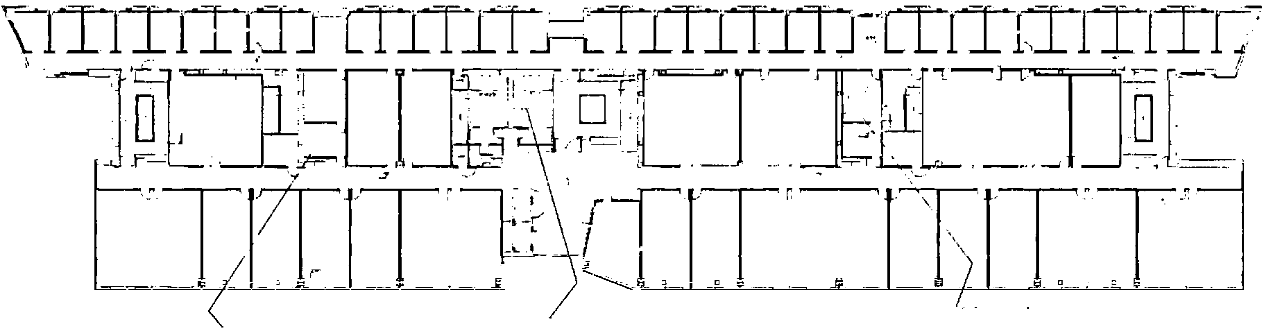
#> input picture cv-floorplan/originaldfp_E2_3.png, 1262 x 335 px
$ python test.py
#> lines starting #> are read from the running program, lines starting #| are printed output that depends on the picture
import cv2
import matplotlib.pyplot as plt
import numpy as np
from skimage.morphology import skeletonize
from itertools import combinations

def line_intersection(line1, line2):
    xdiff = (line1[0][0] - line1[1][0], line2[0][0] - line2[1][0])
    ydiff = (line1[0][1] - line1[1][1], line2[0][1] - line2[1][1])

    def det(a, b):
        return a[0] * b[1] - a[1] * b[0]

    div = det(xdiff, ydiff)
    if div == 0:
       return None  # No intersection

    d = (det(*line1), det(*line2))
    x = det(d, xdiff) / div
    y = det(d, ydiff) / div
    return x, y


img_bgr = cv2.imread('originaldfp_E2_3.png',1)
#> img_bgr is the input picture: shape (335, 1262, 3); min 0, max 255, mean 235.9
img = cv2.cvtColor(img_bgr,cv2.COLOR_BGR2GRAY)

_,img = cv2.threshold(img,10,1,cv2.THRESH_BINARY_INV)
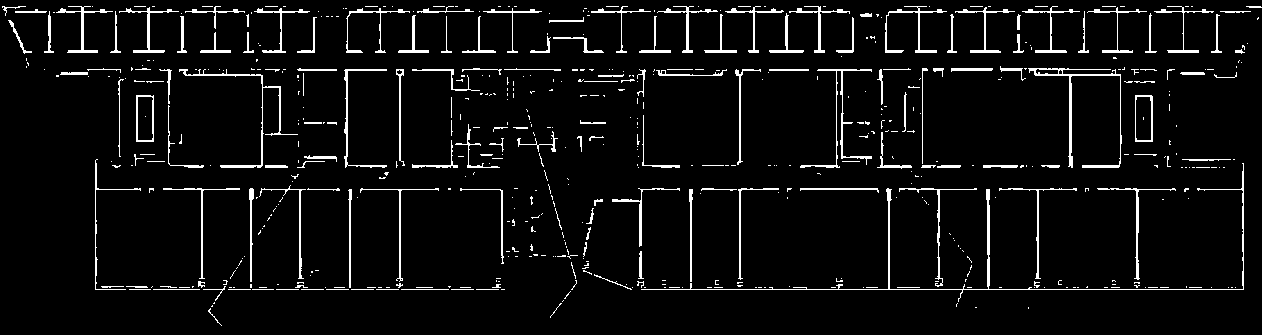
#> img: shape (335, 1262); values 0 (black) and 1 (white), 5.3% white in thin lines or dots

skeleton = skeletonize(img,method='lee')
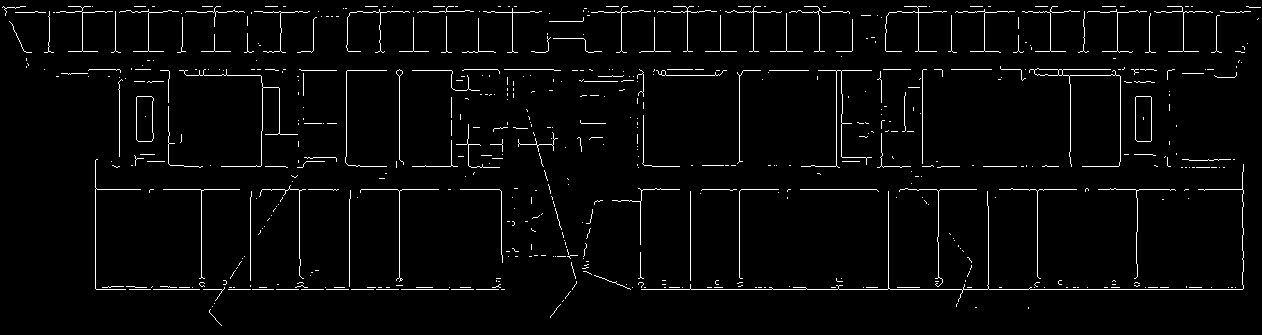
#> skeleton: shape (335, 1262) bool; 2.9% white in thin lines or dots
skeleton_bgr = cv2.cvtColor(skeleton.astype(np.uint8),cv2.COLOR_GRAY2BGR)
#> skeleton_bgr: shape (335, 1262, 3); values 0 (black) and 1 (white), 2.9% white in thin lines or dots


# fig,ax = plt.subplots(1)
# ax.imshow(skeleton, cmap = 'gray')


#get tips
img_conv = cv2.filter2D(skeleton.astype(np.uint8),-1,np.ones((3,3))) #
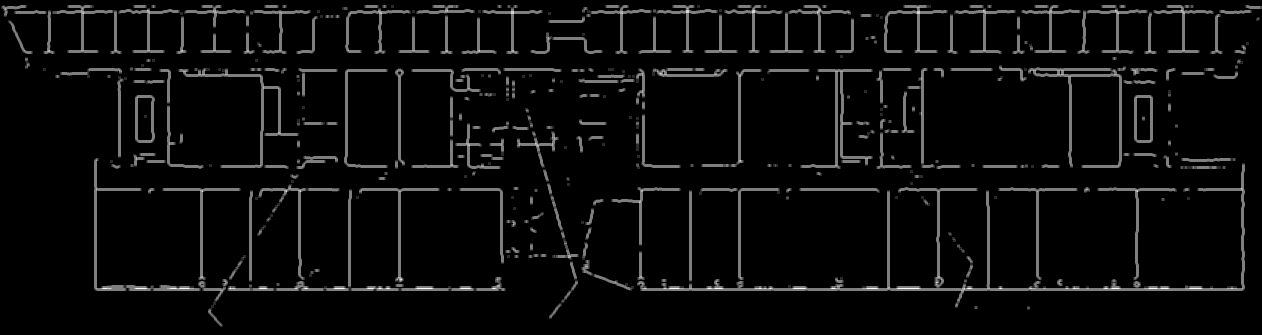
#> img_conv: shape (335, 1262); min 0, max 6, mean 0.263; drawn with min black and max white
img_conv = img_conv*skeleton
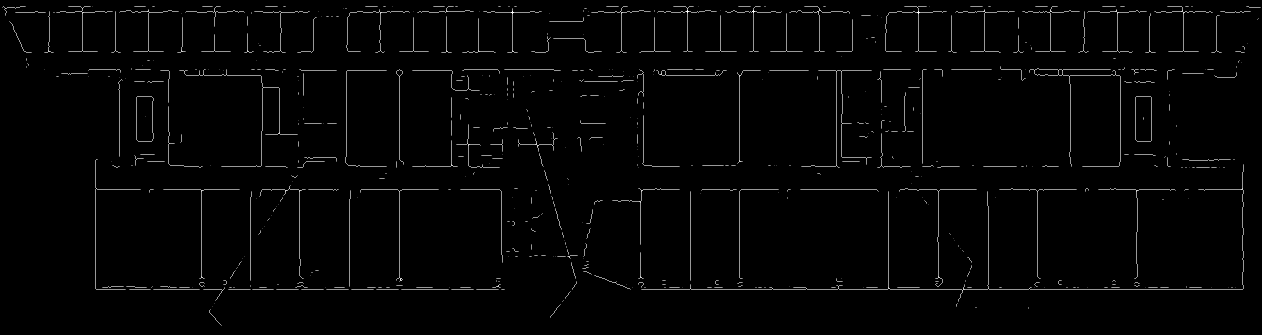
#> img_conv: shape (335, 1262); min 0, max 5, mean 0.0851; drawn with min black and max white
img_tips = img_conv == 2
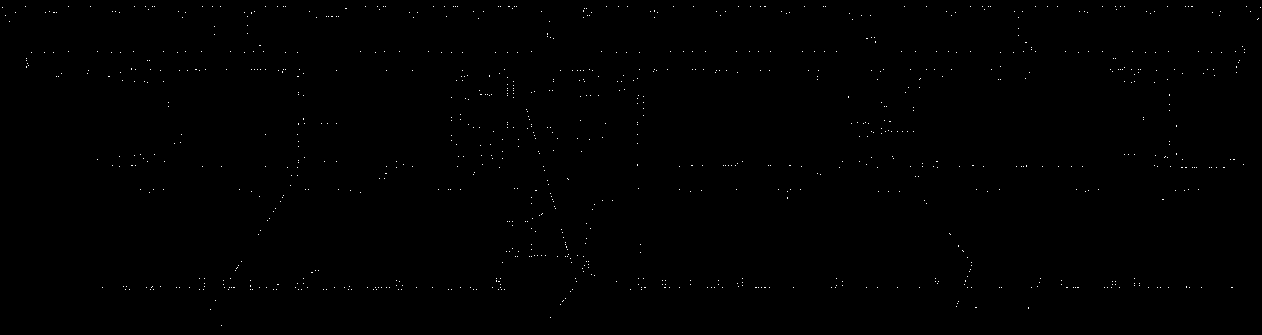
#> img_tips: shape (335, 1262) bool; 0.24% white in thin lines or dots
tips = np.array(np.nonzero(img_tips)).T
#> tips = 1014 pairs, first value 6 to 325, second value 2 to 1260


# fig,ax = plt.subplots(1)
# ax.imshow(skeleton, cmap = 'gray')
# ax.scatter(tips[0,:],tips[1,:],s=4,color='r')


lines = cv2.HoughLines(skeleton.astype(np.uint8), 1, np.pi / 180, 150, None, 0, 0)
#> lines = [[289, 1.57], [189, 1.57], [51, 1.57], [12, 1.57], [69, 1.57], [166, 1.57], [287, 1.57], [6, 1.57], [75, 1.57], [739, 0], [399, 0]]

lines_points = []

# # Draw the lines
for i in range(0, len(lines)):
    rho = lines[i][0][0]
    theta = lines[i][0][1]
    a = np.cos(theta)
    b = np.sin(theta)
    x0 = a * rho
    y0 = b * rho
    pt1 = (int(x0 + 1000*(-b)), int(y0 + 1000*(a)))
    pt2 = (int(x0 - 1000*(-b)), int(y0 - 1000*(a)))
    cv2.line(skeleton_bgr, pt1, pt2, (0,0,255), 3, cv2.LINE_AA)
    lines_points.append([pt1,pt2])
#> this loop made 11 passes
#> (rho, theta, a, b, x0, y0, pt1, pt2) on passes 1 to 10: (289, 1.57, -4.37e-08, 1, -1.26e-05, 289, (-1000, 288), (999, 289)), (189, 1.57, -4.37e-08, 1, -8.26e-06, 189, (-1000, 188), (999, 189)), (51, 1.57, -4.37e-08, 1, -2.23e-06, 51, (-1000, 50), (999, 51)), (12, 1.57, -4.37e-08, 1, -5.25e-07, 12, (-1000, 11), (999, 12)), (69, 1.57, -4.37e-08, 1, -3.02e-06, 69, (-1000, 68), (999, 69)), (166, 1.57, -4.37e-08, 1, -7.26e-06, 166, (-1000, 165), (999, 166)), (287, 1.57, -4.37e-08, 1, -1.25e-05, 287, (-1000, 286), (999, 287)), (6, 1.57, -4.37e-08, 1, -2.62e-07, 6, (-1000, 5), (999, 6)), (75, 1.57, -4.37e-08, 1, -3.28e-06, 75, (-1000, 74), (999, 75)), (739, 0, 1, 0, 739, 0, (739, 1000), (739, -1000))
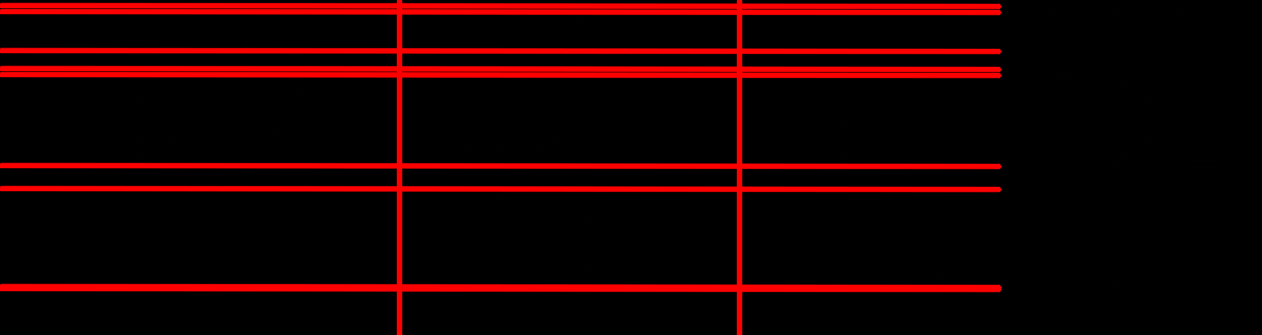
#> skeleton_bgr: shape (335, 1262, 3); mean B, G, R 0, 0, 29.1
#> after the loop, lines_points = 11 items


line_combinations = combinations(lines_points, 2)


fig,ax = plt.subplots(1)
ax.imshow(img, cmap = 'gray')
ax.scatter(tips[0,:],tips[1,:],s=4,color='r')

for line_combination in list(line_combinations):
    line1 = line_combination[0]
    line2 = line_combination[1]

    intersection = line_intersection(line1, line2)

    if intersection is not None and intersection[0] < img.shape[1] and intersection[1] < img.shape[0]:
        ax.scatter(intersection[0], intersection[1], s=4, color='b')
#> this loop made 55 passes
#> (line1, line2, xdiff in line_intersection, ydiff in line_intersection, div in line_intersection) on passes 1 to 8: ([(-1000, 288), (999, 289)], [(-1000, 188), (999, 189)], (-1999, -1999), (-1, -1), 0), ([(-1000, 288), (999, 289)], [(-1000, 50), (999, 51)], (-1999, -1999), (-1, -1), 0), ([(-1000, 288), (999, 289)], [(-1000, 11), (999, 12)], (-1999, -1999), (-1, -1), 0), ([(-1000, 288), (999, 289)], [(-1000, 68), (999, 69)], (-1999, -1999), (-1, -1), 0), ([(-1000, 288), (999, 289)], [(-1000, 165), (999, 166)], (-1999, -1999), (-1, -1), 0), ([(-1000, 288), (999, 289)], [(-1000, 286), (999, 287)], (-1999, -1999), (-1, -1), 0), ([(-1000, 288), (999, 289)], [(-1000, 5), (999, 6)], (-1999, -1999), (-1, -1), 0), ([(-1000, 288), (999, 289)], [(-1000, 74), (999, 75)], (-1999, -1999), (-1, -1), 0)
#> (line1, line2, xdiff in line_intersection, ydiff in line_intersection, div in line_intersection, d in line_intersection, x in line_intersection, y in line_intersection) on passes 9, 10, 18, 19, 26: ([(-1000, 288), (999, 289)], [(739, 1000), (739, -1000)], (-1999, 0), (-1, 2000), -3998000, (-576712, -1478000), 739, 288.9), ([(-1000, 288), (999, 289)], [(399, 1000), (399, -1000)], (-1999, 0), (-1, 2000), -3998000, (-576712, -798000), 399, 288.7), ([(-1000, 188), (999, 189)], [(739, 1000), (739, -1000)], (-1999, 0), (-1, 2000), -3998000, (-376812, -1478000), 739, 188.9), ([(-1000, 188), (999, 189)], [(399, 1000), (399, -1000)], (-1999, 0), (-1, 2000), -3998000, (-376812, -798000), 399, 188.7), ([(-1000, 50), (999, 51)], [(739, 1000), (739, -1000)], (-1999, 0), (-1, 2000), -3998000, (-100950, -1478000), 739, 50.87)


# fig,ax = plt.subplots(1)
# ax.imshow(skeleton_bgr,'gray')

plt.show()
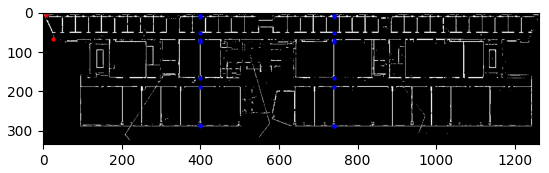
#> figure drawn by matplotlib, 1 panel

$ run again, with cv-floorplan/DeepFloor_E2_3.png copied over cv-floorplan/originaldfp_E2_3.png
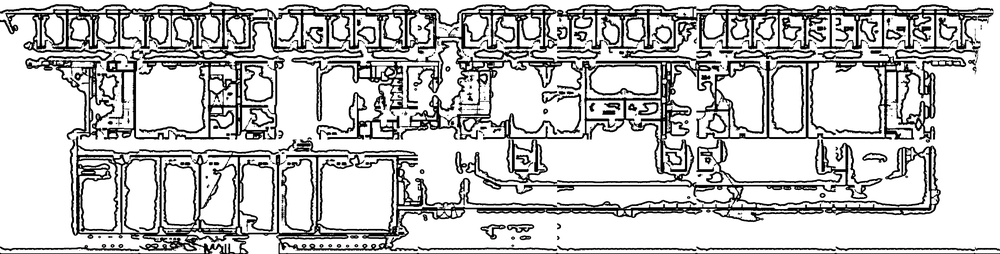
#> input picture cv-floorplan/DeepFloor_E2_3.png, 1000 x 254 px, shrunk from 3676 x 932 before the run
#> img_bgr is the input picture: shape (254, 1000, 3); min 0, max 255, mean 196.2
#> skeleton: shape (254, 1000) bool; 8.5% white in thin lines or dots
#> img_tips: shape (254, 1000) bool; 1.2% white in thin lines or dots
#> tips = 3141 pairs, first value 5 to 253, second value 6 to 998
#> lines = 51 rows, first 8: [13, 1.57], [62, 1.57], [209, 1.57], [248, 1.57], [51, 1.57], [138, 1.57], [47, 1.57], [57, 1.57]
#> the loop `for i in range(0, len(lines)):` made 51 passes
#> (rho, theta, a, b, x0, y0, pt1, pt2) on passes 1 to 6: (13, 1.57, -4.37e-08, 1, -5.68e-07, 13, (-1000, 12), (999, 13)), (62, 1.57, -4.37e-08, 1, -2.71e-06, 62, (-1000, 61), (999, 62)), (209, 1.57, -4.37e-08, 1, -9.14e-06, 209, (-1000, 208), (999, 209)), (248, 1.57, -4.37e-08, 1, -1.08e-05, 248, (-1000, 247), (999, 248)), (51, 1.57, -4.37e-08, 1, -2.23e-06, 51, (-1000, 50), (999, 51)), (138, 1.57, -4.37e-08, 1, -6.03e-06, 138, (-1000, 137), (999, 138))
#> after the loop `for i in range(0, len(lines)):`:
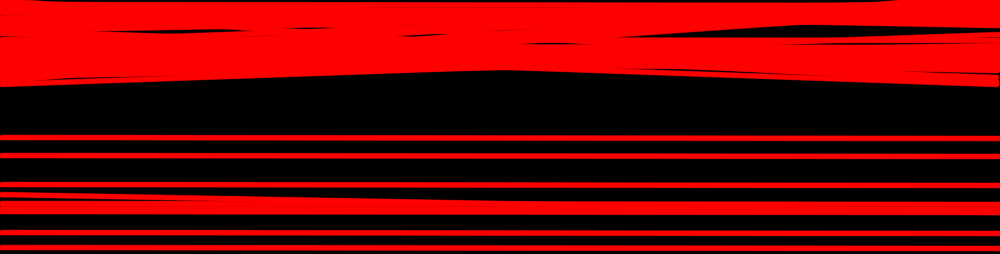
#> skeleton_bgr: shape (254, 1000, 3); mean B, G, R 0, 0, 115.2
#> after the loop `for i in range(0, len(lines)):`: lines_points = 51 items
#> the loop `for line_combination in list(line_combinations):` made 1275 passes
#> (line_combination, xdiff in line_intersection, ydiff in line_intersection, div in line_intersection, d in line_intersection, x in line_intersection, y in line_intersection) on passes 13, 15, 16: (([(-1000, 12), (999, 13)], [(-998, 85), (1001, 50)]), (-1999, -1999), (-1, 35), -71964, (-24988, -134985), 3055.5, 14.03), (([(-1000, 12), (999, 13)], [(-998, 90), (1001, 55)]), (-1999, -1999), (-1, 35), -71964, (-24988, -144980), 3333.1, 14.17), (([(-1000, 12), (999, 13)], [(-998, 82), (1000, 47)]), (-1999, -1998), (-1, 35), -71963, (-24988, -128906), 2887, 13.94)
#> `plt.show()`:
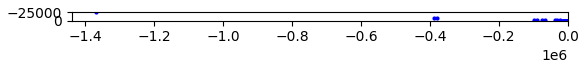
#> figure drawn by matplotlib, 1 panel

$ run again, with cv-floorplan/E2_3.png copied over cv-floorplan/originaldfp_E2_3.png
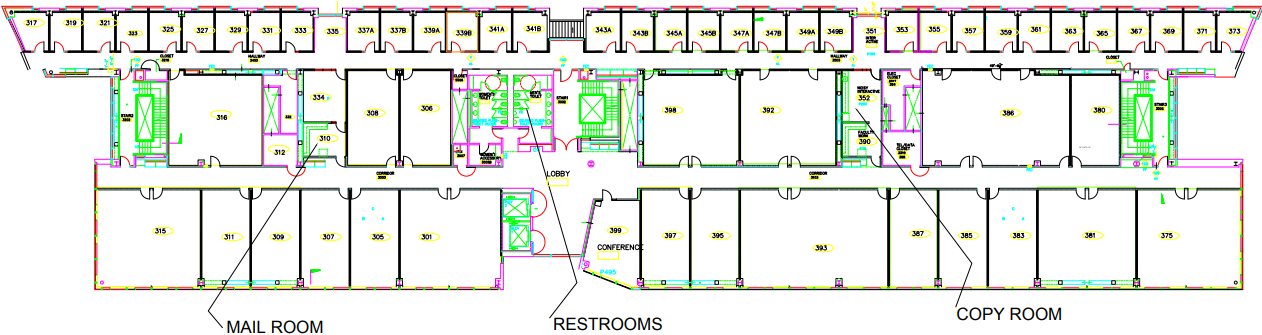
#> input picture cv-floorplan/E2_3.png, 1262 x 335 px
#> img_bgr is the input picture: shape (335, 1262, 3); mean B, G, R 227, 232.7, 230.6
#> skeleton: shape (335, 1262) bool; 1.6% white in thin lines or dots
#> img_tips: shape (335, 1262) bool; 0.27% white in thin lines or dots
#> tips = 1159 pairs, first value 9 to 332, second value 15 to 1250
#> lines = [[12, 1.57], [51, 1.57], [289, 1.57], [70, 1.57], [399, 0], [739, 0], [74, 1.57]]
#> the loop `for i in range(0, len(lines)):` made 7 passes
#> (rho, theta, a, b, x0, y0, pt1, pt2) on passes 1 to 6: (12, 1.57, -4.37e-08, 1, -5.25e-07, 12, (-1000, 11), (999, 12)), (51, 1.57, -4.37e-08, 1, -2.23e-06, 51, (-1000, 50), (999, 51)), (289, 1.57, -4.37e-08, 1, -1.26e-05, 289, (-1000, 288), (999, 289)), (70, 1.57, -4.37e-08, 1, -3.06e-06, 70, (-1000, 69), (999, 70)), (399, 0, 1, 0, 399, 0, (399, 1000), (399, -1000)), (739, 0, 1, 0, 739, 0, (739, 1000), (739, -1000))
#> after the loop `for i in range(0, len(lines)):`:
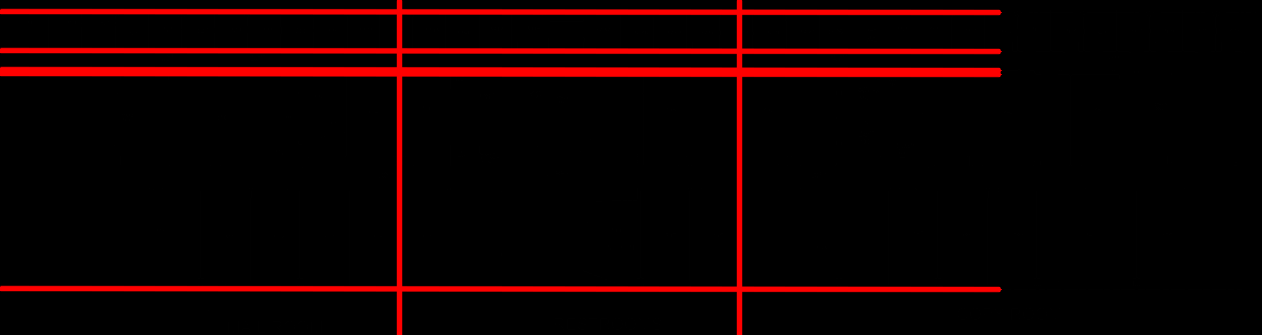
#> skeleton_bgr: shape (335, 1262, 3); mean B, G, R 0, 0, 17.5
#> after the loop `for i in range(0, len(lines)):`: lines_points = [[(-1000, 11), (999, 12)], [(-1000, 50), (999, 51)], [(-1000, 288), (999, 289)], [(-1000, 69), (999, 70)], [(399, 1000), (399, -1000)], [(739, 1000), (739, -1000)], [(-1000, 73), (999, 74)]]
#> the loop `for line_combination in list(line_combinations):` made 21 passes
#> (line1, line2, xdiff in line_intersection, ydiff in line_intersection, div in line_intersection) on passes 1, 2, 3, 6, 7: ([(-1000, 11), (999, 12)], [(-1000, 50), (999, 51)], (-1999, -1999), (-1, -1), 0), ([(-1000, 11), (999, 12)], [(-1000, 288), (999, 289)], (-1999, -1999), (-1, -1), 0), ([(-1000, 11), (999, 12)], [(-1000, 69), (999, 70)], (-1999, -1999), (-1, -1), 0), ([(-1000, 11), (999, 12)], [(-1000, 73), (999, 74)], (-1999, -1999), (-1, -1), 0), ([(-1000, 50), (999, 51)], [(-1000, 288), (999, 289)], (-1999, -1999), (-1, -1), 0)
#> `plt.show()`:
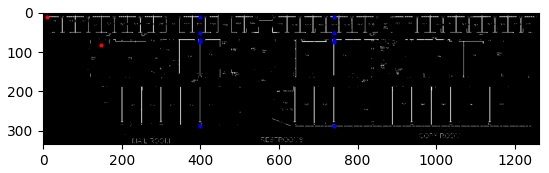
#> figure drawn by matplotlib, 1 panel
